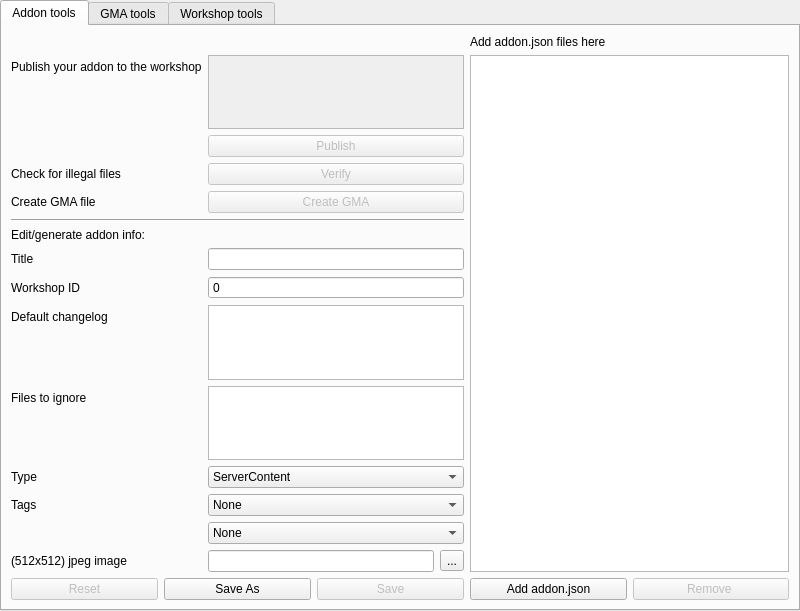
<?xml version="1.0" encoding="UTF-8"?>
<ui version="4.0">
 <class>MainWindow</class>
 <widget class="QMainWindow" name="MainWindow">
  <property name="geometry">
   <rect>
    <x>0</x>
    <y>0</y>
    <width>800</width>
    <height>611</height>
   </rect>
  </property>
  <property name="windowTitle">
   <string>GMosh ui</string>
  </property>
  <property name="documentMode">
   <bool>false</bool>
  </property>
  <widget class="QWidget" name="centralwidget">
   <layout class="QHBoxLayout" name="horizontalLayout_6">
    <property name="spacing">
     <number>0</number>
    </property>
    <property name="leftMargin">
     <number>0</number>
    </property>
    <property name="topMargin">
     <number>0</number>
    </property>
    <property name="rightMargin">
     <number>0</number>
    </property>
    <property name="bottomMargin">
     <number>0</number>
    </property>
    <item>
     <widget class="QTabWidget" name="tabWidget">
      <property name="minimumSize">
       <size>
        <width>782</width>
        <height>0</height>
       </size>
      </property>
      <property name="currentIndex">
       <number>0</number>
      </property>
      <widget class="QWidget" name="tabAddon">
       <attribute name="title">
        <string>Addon tools</string>
       </attribute>
       <layout class="QHBoxLayout" name="horizontalLayout">
        <item>
         <layout class="QFormLayout" name="formLayout_2">
          <item row="0" column="0">
           <widget class="QLabel" name="label_3">
            <property name="text">
             <string/>
            </property>
           </widget>
          </item>
          <item row="1" column="1">
           <widget class="QTextEdit" name="textEdit">
            <property name="enabled">
             <bool>false</bool>
            </property>
           </widget>
          </item>
          <item row="2" column="1">
           <widget class="QPushButton" name="publish">
            <property name="enabled">
             <bool>false</bool>
            </property>
            <property name="text">
             <string>Publish</string>
            </property>
           </widget>
          </item>
          <item row="4" column="0">
           <widget class="QLabel" name="label_4">
            <property name="text">
             <string>Check for illegal files</string>
            </property>
           </widget>
          </item>
          <item row="4" column="1">
           <widget class="QPushButton" name="verify">
            <property name="enabled">
             <bool>false</bool>
            </property>
            <property name="text">
             <string>Verify</string>
            </property>
           </widget>
          </item>
          <item row="6" column="0">
           <widget class="QLabel" name="label_5">
            <property name="text">
             <string>Create GMA file</string>
            </property>
           </widget>
          </item>
          <item row="6" column="1">
           <widget class="QPushButton" name="createGMA">
            <property name="enabled">
             <bool>false</bool>
            </property>
            <property name="text">
             <string>Create GMA</string>
            </property>
           </widget>
          </item>
          <item row="7" column="0" colspan="2">
           <widget class="Line" name="line">
            <property name="enabled">
             <bool>true</bool>
            </property>
            <property name="sizePolicy">
             <sizepolicy hsizetype="Minimum" vsizetype="Fixed">
              <horstretch>0</horstretch>
              <verstretch>0</verstretch>
             </sizepolicy>
            </property>
            <property name="minimumSize">
             <size>
              <width>0</width>
              <height>0</height>
             </size>
            </property>
            <property name="orientation">
             <enum>Qt::Horizontal</enum>
            </property>
           </widget>
          </item>
          <item row="8" column="0">
           <widget class="QLabel" name="label_6">
            <property name="text">
             <string>Edit/generate addon info:</string>
            </property>
           </widget>
          </item>
          <item row="9" column="0">
           <widget class="QLabel" name="label_7">
            <property name="text">
             <string>Title</string>
            </property>
           </widget>
          </item>
          <item row="9" column="1">
           <widget class="QLineEdit" name="title">
            <property name="enabled">
             <bool>true</bool>
            </property>
           </widget>
          </item>
          <item row="10" column="0">
           <widget class="QLabel" name="label_10">
            <property name="toolTip">
             <string>This is the workshop id of the addon. You can find the workshop id of an addon by going to its workshop page and looking at the url after &quot;id=&quot;</string>
            </property>
            <property name="text">
             <string>Workshop ID</string>
            </property>
           </widget>
          </item>
          <item row="10" column="1">
           <widget class="QDoubleSpinBox" name="workshopid">
            <property name="enabled">
             <bool>true</bool>
            </property>
            <property name="toolTip">
             <string>This is the workshop id of the addon. You can find the workshop id of an addon by going to its workshop page and looking at the url after &quot;id=&quot;</string>
            </property>
            <property name="buttonSymbols">
             <enum>QAbstractSpinBox::NoButtons</enum>
            </property>
            <property name="showGroupSeparator" stdset="0">
             <bool>false</bool>
            </property>
            <property name="decimals">
             <number>0</number>
            </property>
            <property name="maximum">
             <double>999999999999999.000000000000000</double>
            </property>
           </widget>
          </item>
          <item row="11" column="0">
           <widget class="QLabel" name="label_11">
            <property name="toolTip">
             <string>The default changelog of this addon when none is given.</string>
            </property>
            <property name="text">
             <string>Default changelog</string>
            </property>
           </widget>
          </item>
          <item row="11" column="1">
           <widget class="QTextEdit" name="defaultChangelog">
            <property name="enabled">
             <bool>true</bool>
            </property>
            <property name="toolTip">
             <string>The default changelog of this addon when none is given.</string>
            </property>
           </widget>
          </item>
          <item row="12" column="0">
           <widget class="QLabel" name="label_12">
            <property name="text">
             <string>Files to ignore</string>
            </property>
           </widget>
          </item>
          <item row="12" column="1">
           <widget class="QTextEdit" name="ignorelist">
            <property name="enabled">
             <bool>true</bool>
            </property>
           </widget>
          </item>
          <item row="14" column="0">
           <widget class="QLabel" name="label_8">
            <property name="text">
             <string>Type</string>
            </property>
           </widget>
          </item>
          <item row="14" column="1">
           <widget class="QComboBox" name="addontype">
            <property name="enabled">
             <bool>true</bool>
            </property>
            <item>
             <property name="text">
              <string>ServerContent</string>
             </property>
            </item>
            <item>
             <property name="text">
              <string>gamemode</string>
             </property>
            </item>
            <item>
             <property name="text">
              <string>map</string>
             </property>
            </item>
            <item>
             <property name="text">
              <string>weapon</string>
             </property>
            </item>
            <item>
             <property name="text">
              <string>vehicle</string>
             </property>
            </item>
            <item>
             <property name="text">
              <string>npc</string>
             </property>
            </item>
            <item>
             <property name="text">
              <string>tool</string>
             </property>
            </item>
            <item>
             <property name="text">
              <string>effects</string>
             </property>
            </item>
            <item>
             <property name="text">
              <string>model</string>
             </property>
            </item>
           </widget>
          </item>
          <item row="15" column="0">
           <widget class="QLabel" name="label_9">
            <property name="text">
             <string>Tags</string>
            </property>
           </widget>
          </item>
          <item row="15" column="1">
           <widget class="QComboBox" name="tag1">
            <property name="enabled">
             <bool>true</bool>
            </property>
            <item>
             <property name="text">
              <string>None</string>
             </property>
            </item>
            <item>
             <property name="text">
              <string>fun</string>
             </property>
            </item>
            <item>
             <property name="text">
              <string>roleplay</string>
             </property>
            </item>
            <item>
             <property name="text">
              <string>scenic</string>
             </property>
            </item>
            <item>
             <property name="text">
              <string>movie</string>
             </property>
            </item>
            <item>
             <property name="text">
              <string>realism</string>
             </property>
            </item>
            <item>
             <property name="text">
              <string>cartoon</string>
             </property>
            </item>
            <item>
             <property name="text">
              <string>water</string>
             </property>
            </item>
            <item>
             <property name="text">
              <string>comic</string>
             </property>
            </item>
            <item>
             <property name="text">
              <string>build</string>
             </property>
            </item>
           </widget>
          </item>
          <item row="16" column="1">
           <widget class="QComboBox" name="tag2">
            <property name="enabled">
             <bool>true</bool>
            </property>
            <item>
             <property name="text">
              <string>None</string>
             </property>
            </item>
            <item>
             <property name="text">
              <string>fun</string>
             </property>
            </item>
            <item>
             <property name="text">
              <string>roleplay</string>
             </property>
            </item>
            <item>
             <property name="text">
              <string>scenic</string>
             </property>
            </item>
            <item>
             <property name="text">
              <string>movie</string>
             </property>
            </item>
            <item>
             <property name="text">
              <string>realism</string>
             </property>
            </item>
            <item>
             <property name="text">
              <string>cartoon</string>
             </property>
            </item>
            <item>
             <property name="text">
              <string>water</string>
             </property>
            </item>
            <item>
             <property name="text">
              <string>comic</string>
             </property>
            </item>
            <item>
             <property name="text">
              <string>build</string>
             </property>
            </item>
           </widget>
          </item>
          <item row="17" column="0">
           <widget class="QLabel" name="label_31">
            <property name="text">
             <string>(512x512) jpeg image</string>
            </property>
           </widget>
          </item>
          <item row="17" column="1">
           <layout class="QHBoxLayout" name="horizontalLayout_4">
            <item>
             <widget class="QLineEdit" name="lineEdit"/>
            </item>
            <item>
             <widget class="QToolButton" name="toolButton">
              <property name="text">
               <string>...</string>
              </property>
             </widget>
            </item>
           </layout>
          </item>
          <item row="18" column="0" colspan="2">
           <layout class="QHBoxLayout" name="horizontalLayout_9">
            <item>
             <widget class="QPushButton" name="pushButton_2">
              <property name="enabled">
               <bool>false</bool>
              </property>
              <property name="text">
               <string>Reset</string>
              </property>
             </widget>
            </item>
            <item>
             <widget class="QPushButton" name="pushButton_3">
              <property name="text">
               <string>Save As</string>
              </property>
             </widget>
            </item>
            <item>
             <widget class="QPushButton" name="pushButton">
              <property name="enabled">
               <bool>false</bool>
              </property>
              <property name="text">
               <string>Save</string>
              </property>
             </widget>
            </item>
           </layout>
          </item>
          <item row="1" column="0">
           <widget class="QLabel" name="label_2">
            <property name="text">
             <string>Publish your addon to the workshop</string>
            </property>
           </widget>
          </item>
         </layout>
        </item>
        <item>
         <layout class="QVBoxLayout" name="verticalLayout">
          <item>
           <widget class="QLabel" name="label">
            <property name="text">
             <string>Add addon.json files here</string>
            </property>
           </widget>
          </item>
          <item>
           <widget class="QListView" name="recentAddons"/>
          </item>
          <item>
           <layout class="QHBoxLayout" name="horizontalLayout_3">
            <item>
             <widget class="QPushButton" name="addFolder">
              <property name="text">
               <string>Add addon.json</string>
              </property>
             </widget>
            </item>
            <item>
             <widget class="QPushButton" name="removeFolder">
              <property name="enabled">
               <bool>false</bool>
              </property>
              <property name="text">
               <string>Remove </string>
              </property>
             </widget>
            </item>
           </layout>
          </item>
         </layout>
        </item>
       </layout>
      </widget>
      <widget class="QWidget" name="tabGMA">
       <attribute name="title">
        <string>GMA tools</string>
       </attribute>
       <layout class="QHBoxLayout" name="horizontalLayout_2">
        <item>
         <layout class="QFormLayout" name="formLayout">
          <item row="0" column="0">
           <widget class="QLabel" name="label_13">
            <property name="text">
             <string>Select GMA file</string>
            </property>
           </widget>
          </item>
          <item row="0" column="1">
           <layout class="QHBoxLayout" name="horizontalLayout_5">
            <item>
             <widget class="QLineEdit" name="gmaSelect"/>
            </item>
            <item>
             <widget class="QToolButton" name="gmaSelectFile">
              <property name="text">
               <string>...</string>
              </property>
             </widget>
            </item>
           </layout>
          </item>
          <item row="1" column="0">
           <widget class="QLabel" name="label_14">
            <property name="text">
             <string>Name</string>
            </property>
           </widget>
          </item>
          <item row="2" column="0">
           <widget class="QLabel" name="label_15">
            <property name="text">
             <string>Description</string>
            </property>
           </widget>
          </item>
          <item row="3" column="0">
           <widget class="QLabel" name="label_16">
            <property name="text">
             <string>Author</string>
            </property>
           </widget>
          </item>
          <item row="4" column="0">
           <widget class="QLabel" name="label_17">
            <property name="text">
             <string>Author Steam</string>
            </property>
           </widget>
          </item>
          <item row="5" column="0">
           <widget class="QLabel" name="label_18">
            <property name="text">
             <string>Time created</string>
            </property>
           </widget>
          </item>
          <item row="1" column="1">
           <widget class="QLineEdit" name="gmaName">
            <property name="readOnly">
             <bool>true</bool>
            </property>
           </widget>
          </item>
          <item row="2" column="1">
           <widget class="QTextEdit" name="gmaDescription">
            <property name="readOnly">
             <bool>true</bool>
            </property>
           </widget>
          </item>
          <item row="3" column="1">
           <widget class="QLineEdit" name="gmaAuthor">
            <property name="readOnly">
             <bool>true</bool>
            </property>
           </widget>
          </item>
          <item row="5" column="1">
           <widget class="QDateTimeEdit" name="gmaTimestamp">
            <property name="readOnly">
             <bool>true</bool>
            </property>
           </widget>
          </item>
          <item row="4" column="1">
           <widget class="QDoubleSpinBox" name="gmaAuthorID">
            <property name="readOnly">
             <bool>true</bool>
            </property>
            <property name="buttonSymbols">
             <enum>QAbstractSpinBox::NoButtons</enum>
            </property>
            <property name="decimals">
             <number>0</number>
            </property>
            <property name="maximum">
             <double>1000000000000000013287555072.000000000000000</double>
            </property>
           </widget>
          </item>
         </layout>
        </item>
        <item>
         <layout class="QVBoxLayout" name="verticalLayout_3">
          <item>
           <widget class="QTreeView" name="treeView"/>
          </item>
          <item>
           <layout class="QVBoxLayout" name="verticalLayout_4">
            <item>
             <widget class="QPushButton" name="gmaExtract">
              <property name="text">
               <string>Extract</string>
              </property>
             </widget>
            </item>
           </layout>
          </item>
         </layout>
        </item>
       </layout>
      </widget>
      <widget class="QWidget" name="tabWorkshop">
       <attribute name="title">
        <string>Workshop tools</string>
       </attribute>
       <layout class="QHBoxLayout" name="horizontalLayout_7">
        <item>
         <layout class="QFormLayout" name="formLayout_3">
          <item row="0" column="0">
           <widget class="QLabel" name="label_19">
            <property name="text">
             <string>Workshop ID</string>
            </property>
           </widget>
          </item>
          <item row="2" column="0" colspan="2">
           <layout class="QHBoxLayout" name="horizontalLayout_8">
            <item>
             <widget class="QPushButton" name="wsGetInfo">
              <property name="text">
               <string>Get info</string>
              </property>
             </widget>
            </item>
            <item>
             <widget class="QPushButton" name="wsDownload">
              <property name="text">
               <string>Download</string>
              </property>
             </widget>
            </item>
           </layout>
          </item>
          <item row="1" column="1">
           <widget class="QCheckBox" name="wsExtract">
            <property name="text">
             <string>Extract on download</string>
            </property>
            <property name="checked">
             <bool>true</bool>
            </property>
           </widget>
          </item>
          <item row="3" column="0">
           <widget class="QLabel" name="label_20">
            <property name="text">
             <string>Name</string>
            </property>
           </widget>
          </item>
          <item row="4" column="0">
           <widget class="QLabel" name="label_21">
            <property name="text">
             <string>Description</string>
            </property>
           </widget>
          </item>
          <item row="5" column="0">
           <widget class="QLabel" name="label_22">
            <property name="text">
             <string>Author Steam</string>
            </property>
           </widget>
          </item>
          <item row="6" column="0">
           <widget class="QLabel" name="label_23">
            <property name="text">
             <string>Banned</string>
            </property>
           </widget>
          </item>
          <item row="8" column="0">
           <widget class="QLabel" name="label_24">
            <property name="text">
             <string>Tags</string>
            </property>
           </widget>
          </item>
          <item row="7" column="0">
           <widget class="QLabel" name="label_25">
            <property name="text">
             <string>Ban Reason</string>
            </property>
           </widget>
          </item>
          <item row="9" column="0">
           <widget class="QLabel" name="label_26">
            <property name="text">
             <string>Time Created</string>
            </property>
           </widget>
          </item>
          <item row="10" column="0">
           <widget class="QLabel" name="label_27">
            <property name="text">
             <string>Last Updated</string>
            </property>
           </widget>
          </item>
          <item row="11" column="0">
           <widget class="QLabel" name="label_28">
            <property name="text">
             <string>Subscriptions</string>
            </property>
           </widget>
          </item>
          <item row="12" column="0">
           <widget class="QLabel" name="label_29">
            <property name="text">
             <string>Views</string>
            </property>
           </widget>
          </item>
          <item row="13" column="0">
           <widget class="QLabel" name="label_30">
            <property name="text">
             <string>Favorites</string>
            </property>
           </widget>
          </item>
          <item row="3" column="1">
           <widget class="QLineEdit" name="wsName">
            <property name="readOnly">
             <bool>true</bool>
            </property>
           </widget>
          </item>
          <item row="4" column="1">
           <widget class="QTextEdit" name="wsDescription">
            <property name="readOnly">
             <bool>true</bool>
            </property>
           </widget>
          </item>
          <item row="6" column="1">
           <widget class="QCheckBox" name="wsBanned">
            <property name="layoutDirection">
             <enum>Qt::LeftToRight</enum>
            </property>
            <property name="text">
             <string/>
            </property>
           </widget>
          </item>
          <item row="7" column="1">
           <widget class="QLineEdit" name="wsBanReason">
            <property name="readOnly">
             <bool>true</bool>
            </property>
           </widget>
          </item>
          <item row="9" column="1">
           <widget class="QDateTimeEdit" name="wsTimeCreated">
            <property name="readOnly">
             <bool>true</bool>
            </property>
            <property name="buttonSymbols">
             <enum>QAbstractSpinBox::NoButtons</enum>
            </property>
           </widget>
          </item>
          <item row="10" column="1">
           <widget class="QDateTimeEdit" name="wsTimeUpdated">
            <property name="readOnly">
             <bool>true</bool>
            </property>
            <property name="buttonSymbols">
             <enum>QAbstractSpinBox::NoButtons</enum>
            </property>
           </widget>
          </item>
          <item row="11" column="1">
           <widget class="QSpinBox" name="wsSubscriptions">
            <property name="readOnly">
             <bool>true</bool>
            </property>
            <property name="buttonSymbols">
             <enum>QAbstractSpinBox::NoButtons</enum>
            </property>
           </widget>
          </item>
          <item row="12" column="1">
           <widget class="QSpinBox" name="wsViews">
            <property name="readOnly">
             <bool>true</bool>
            </property>
            <property name="buttonSymbols">
             <enum>QAbstractSpinBox::NoButtons</enum>
            </property>
           </widget>
          </item>
          <item row="13" column="1">
           <widget class="QSpinBox" name="wsFavorites">
            <property name="readOnly">
             <bool>true</bool>
            </property>
            <property name="buttonSymbols">
             <enum>QAbstractSpinBox::NoButtons</enum>
            </property>
           </widget>
          </item>
          <item row="0" column="1">
           <widget class="QDoubleSpinBox" name="wsID">
            <property name="buttonSymbols">
             <enum>QAbstractSpinBox::NoButtons</enum>
            </property>
            <property name="decimals">
             <number>0</number>
            </property>
            <property name="maximum">
             <double>10000000000000000000000.000000000000000</double>
            </property>
           </widget>
          </item>
          <item row="5" column="1">
           <widget class="QDoubleSpinBox" name="wsAuthorSteam">
            <property name="readOnly">
             <bool>true</bool>
            </property>
            <property name="buttonSymbols">
             <enum>QAbstractSpinBox::NoButtons</enum>
            </property>
            <property name="decimals">
             <number>0</number>
            </property>
            <property name="maximum">
             <double>999999999999999.000000000000000</double>
            </property>
           </widget>
          </item>
          <item row="8" column="1">
           <widget class="QLineEdit" name="wsTags"/>
          </item>
         </layout>
        </item>
        <item>
         <layout class="QFormLayout" name="formLayout_4"/>
        </item>
       </layout>
      </widget>
     </widget>
    </item>
   </layout>
  </widget>
  <widget class="QMenuBar" name="menubar">
   <property name="geometry">
    <rect>
     <x>0</x>
     <y>0</y>
     <width>800</width>
     <height>19</height>
    </rect>
   </property>
  </widget>
 </widget>
 <resources/>
 <connections/>
</ui>
